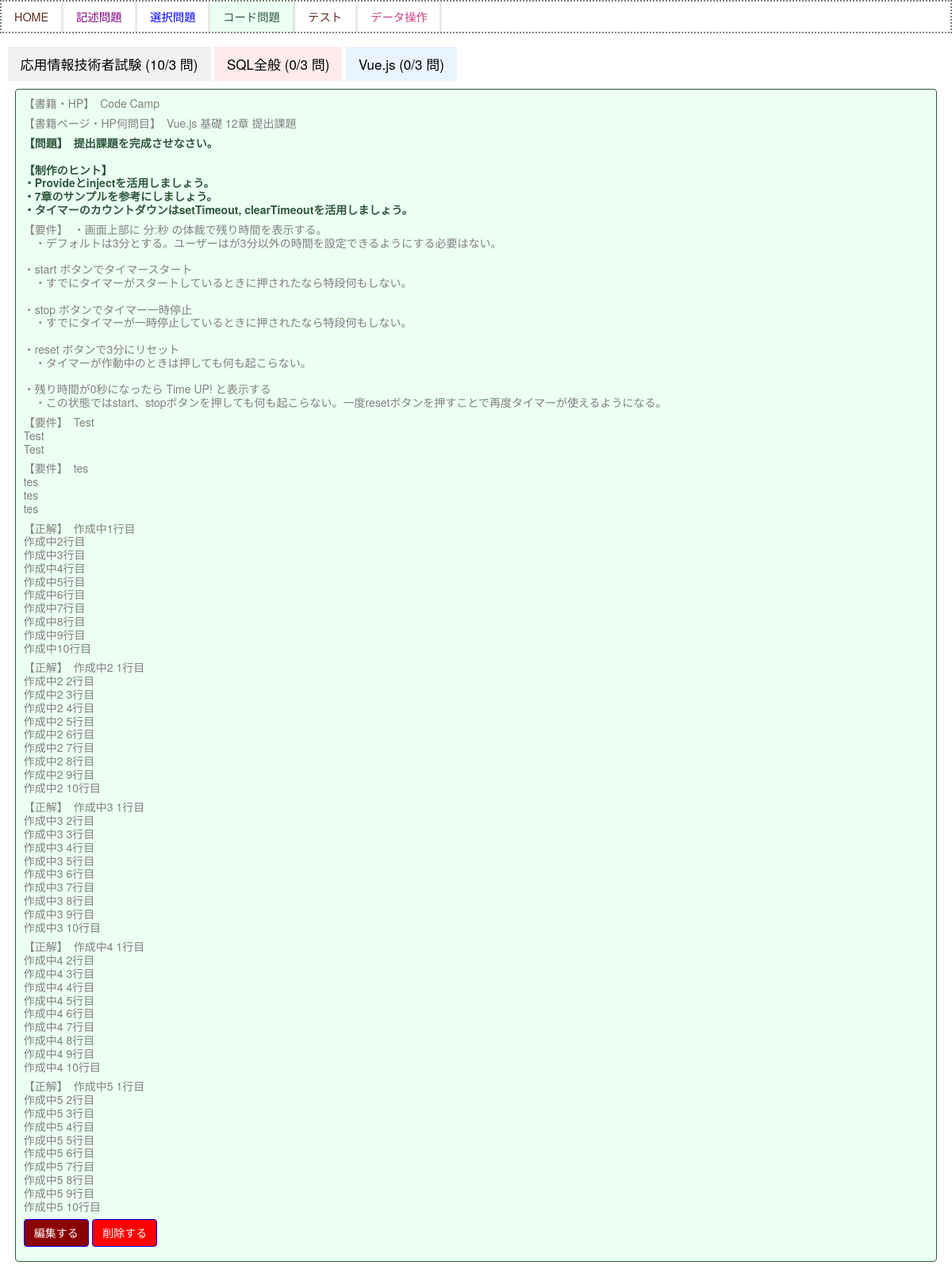
Screenshot of /codepractice/3/detail/ with the database file from the repository.
### sqlapp/models.py (models this page shows, shortened)
class Category(models.Model):
    name = models.CharField(max_length=100)

class Codepractice(models.Model):
    question1 = models.TextField(verbose_name="問題")
    question2 = models.TextField(verbose_name="問題", null=True, blank= True)
    question3 = models.TextField(verbose_name="問題", null=True, blank= True)
    req1 = models.TextField(verbose_name="要件", null=True, blank= True)
    req2 = models.TextField(verbose_name="要件", null=True, blank= True)
    req3 = models.TextField(verbose_name="要件", null=True, blank= True)
    answerTitle1 = models.CharField(verbose_name="モジュール名1", max_length=255)
    answerTitle2 = models.CharField(verbose_name="モジュール名2", max_length=255, null=True,  blank=True)
    answerTitle3 = models.CharField(verbose_name="モジュール名3", max_length=255, null=True,  blank=True)
    answerTitle4 = models.CharField(verbose_name="モジュール名4", max_length=255, null=True,  blank=True)
    answerTitle5 = models.CharField(verbose_name="モジュール名5", max_length=255, null=True,  blank=True)
    answerTitle6 = models.CharField(verbose_name="モジュール名6", max_length=255, null=True,  blank=True)
    answerTitle7 = models.CharField(verbose_name="モジュール名7", max_length=255, null=True,  blank=True)
    answer1 = models.TextField(verbose_name="正解コード1")
    answer2 = models.TextField(verbose_name="正解コード2", null=True, blank= True)
    answer3 = models.TextField(verbose_name="正解コード3", null=True, blank= True)
    answer4 = models.TextField(verbose_name="正解コード4", null=True, blank= True)
    answer5 = models.TextField(verbose_name="正解コード5", null=True, blank= True)
    answer6 = models.TextField(verbose_name="正解コード6", null=True, blank= True)
    answer7 = models.TextField(verbose_name="正解コード7", null=True, blank= True)
    thumbnailQ1 = models.ImageField(verbose_name="画像1 (問題用)", null=True, blank= True)
    thumbnailQ2 = models.ImageField(verbose_name="画像2 (問題用)", null=True, blank= True)
    thumbnailQ3 = models.ImageField(verbose_name="画像3 (問題用)", null=True, blank= True)
    thumbnailQ4 = models.ImageField(verbose_name="画像4 (問題用)", null=True, blank= True)
    thumbnailQ5 = models.ImageField(verbose_name="画像5 (問題用)", null=True, blank= True)
    thumbnailQ6 = models.ImageField(verbose_name="画像6 (問題用)", null=True, blank= True)
    thumbnailQ7 = models.ImageField(verbose_name="画像7 (問題用)", null=True, blank= True)
    thumbnailQ8 = models.ImageField(verbose_name="画像8 (問題用)", null=True, blank= True)
    thumbnailQ9 = models.ImageField(verbose_name="画像9 (問題用)", null=True, blank= True)
    thumbnailQ10 = models.ImageField(verbose_name="画像10 (問題用)", null=True, blank= True)
    thumbnailQ11 = models.ImageField(verbose_name="画像11 (問題用)", null=True, blank= True)
    thumbnailQ12 = models.ImageField(verbose_name="画像12 (問題用)", null=True, blank= True)
    thumbnailQ13 = models.ImageField(verbose_name="画像13 (問題用)", null=True, blank= True)
    thumbnailQ14 = models.ImageField(verbose_name="画像14 (問題用)", null=True, blank= True)
    thumbnailQ15 = models.ImageField(verbose_name="画像15 (問題用)", null=True, blank= True)
    thumbnailQ16 = models.ImageField(verbose_name="画像16 (問題用)", null=True, blank= True)
    thumbnailQ17 = models.ImageField(verbose_name="画像17 (問題用)", null=True, blank= True)
    thumbnailQ18 = models.ImageField(verbose_name="画像18 (問題用)", null=True, blank= True)
    thumbnailQ19 = models.ImageField(verbose_name="画像19 (問題用)", null=True, blank= True)
    thumbnailQ20 = models.ImageField(verbose_name="画像20 (問題用)", null=True, blank= True)
    thumbnailQ21 = models.ImageField(verbose_name="画像21 (問題用)", null=True, blank= True)
    thumbnailQ22 = models.ImageField(verbose_name="画像22 (問題用)", null=True, blank= True)
    thumbnailQ23 = models.ImageField(verbose_name="画像23 (問題用)", null=True, blank= True)
    thumbnailQ24 = models.ImageField(verbose_name="画像24 (問題用)", null=True, blank= True)
    thumbnailQ25 = models.ImageField(verbose_name="画像25 (問題用)", null=True, blank= True)
    thumbnailQ26 = models.ImageField(verbose_name="画像26 (問題用)", null=True, blank= True)
    thumbnailQ27 = models.ImageField(verbose_name="画像27 (問題用)", null=True, blank= True)
    thumbnailQ28 = models.ImageField(verbose_name="画像28 (問題用)", null=True, blank= True)
    thumbnailQ29 = models.ImageField(verbose_name="画像29 (問題用)", null=True, blank= True)
    thumbnailQ30 = models.ImageField(verbose_name="画像30 (問題用)", null=True, blank= True)
    explanation = models.TextField(verbose_name="解説", null=True,  blank=True)
    thumbnailA1 = models.ImageField(verbose_name="画像1 (正解用)", null=True, blank= True)
    thumbnailA2 = models.ImageField(verbose_name="画像2 (正解用)", null=True, blank= True)
    thumbnailA3 = models.ImageField(verbose_name="画像3 (正解用)", null=True, blank= True)
    thumbnailA4 = models.ImageField(verbose_name="画像4 (正解用)", null=True, blank= True)
    thumbnailA5 = models.ImageField(verbose_name="画像5 (正解用)", null=True, blank= True)
    created_at = models.DateTimeField(auto_now_add=True)
    category = models.ForeignKey(Category, on_delete=models.CASCADE,verbose_name="カテゴリ", null=True,  blank=True)
    shoseki = models.ForeignKey(Book, on_delete=models.CASCADE,verbose_name="書籍・HP", null=True, blank= True)
    shoseki_page = models.CharField(verbose_name="書籍ページ・HP何問目", max_length=255, null=True,  blank=True)
    """
    def __str__(self):
        return str(self.id)
        """

class Book(models.Model):
    name = models.CharField(max_length=100)
    def __str__(self):
        return self.name

### sqlapp/views.py (the view)
# urls.py: path('codepractice/<int:pk>/detail/', views.DetailCodepracticeView.as_view(), name='detail-codepractice'),
class DetailCodepracticeView(DetailView):
    object_list = Codepractice.objects.all()
    template_name = 'sqlapp/codepractice_detail.html'
    model = Codepractice
    def get_context_data(self, **kwargs):
        context = super().get_context_data(**kwargs)
        obj = self.object
        context['data'] = Codepractice.objects.all()
        context['range1_4'] = range(1, 4)
        context['range1_6'] = range(1, 6)
        context['range1_11'] = range(1, 11)
        questions = [getattr(obj, f'question{i}', None) for i in range(1, 4)]
        reqs = [getattr(obj, f'req{i}', None) for i in range(1, 4)]
        answers = [getattr(obj, f'answer{i}', None) for i in range(1, 6)]
        thumbnailsQ = [getattr(obj, f'thumbnailQ{i}', None) for i in range(1, 12)]
        thumbnailsQ = [getattr(obj, f'thumbnailA{i}', None) for i in range(1, 12)]
        context['questions'] = questions
        context['reqs'] = reqs
        context['answers'] = answers
        context['thumbnailsQ'] = thumbnailsQ
        context['thumbnailsQ'] = thumbnailsQ
        categories_data = get_categories_data()
        context['categories_data'] = categories_data
        categories = Category.objects.all()
        context['categories'] = categories
        return context

### sqlapp/templates/sqlapp/codepractice_detail.html (shortened to what this page needs)
{% extends 'baseCodepractice.html' %}
{% block content %}
{% include 'sqlapp/components/tab_content.html' %}
    <div class="p-4 m-4 bg-light border border-success rounded detailFont">
        {% if object.shoseki %}
        <h2 class="text-success detailShosekiColor">【書籍・HP】　{{ object.shoseki }}</h2>
        {% endif %}
        {% if object.shoseki_page %}
        <h2 class="text-success detailShosekiPageColor">【書籍ページ・HP何問目】　{{ object.shoseki_page }}</h2>
        {% endif %}
        {% for question in questions %}
            {% if question %}
                <h2 class="text-success detailMondaiColor">【問題】　{{ question|linebreaksbr }}</h2>
            {% endif %}
        {% endfor %}
        {% for req in reqs %}
            {% if req %}
                <h2 class="text-success detailThumbnailColor">【要件】　{{ req|linebreaksbr }}</h2>
            {% endif %}
        {% endfor %}
        {% for answer in answers %}
            {% if answer %}
                <h2 class="text-success detailThumbnailColor">【正解】　{{ answer|linebreaksbr }}</h2>
            {% endif %}
        {% endfor %}
        <a href="{% url 'update-codepractice' object.pk %}" class="btn btn-primary">編集する</a>
        <a href="{% url 'delete-codepractice' object.pk %}" class="btn btn-primary btn-delete">削除する</a>
    </div>
{% endblock %}

### sqlapp/templates/sqlapp/components/tab_content.html (shortened to what this page needs)
<div class="tab">
    {% for item in categories_data %}
    <button class="tablinks tab{{ forloop.counter }}" onclick="openTab(event, 'Tab{{ item.category.id }}')">
        {{ item.category.name }} ({{ item.today_count }}/{{ item.target_count }} 問)
    </button>
    {% endfor %}
</div>

### sqlapp/static/sqlapp/css/style.css (style rules this page uses)
body { font-family: 'Hannotate SC','HanziPen SC','Avenir','Helvetica Neue','Helvetica','Arial','Hiragino Sans','ヒラギノ角ゴシック',YuGothic,'Yu Gothic','メイリオ', Meiryo,'ＭＳ Ｐゴシック','MS PGothic' !important; }
a { text-decoration: none; }
body { background-color:rgba(249, 235, 235, 0.8); background-color: white ; background-blend-mode: lighten; }
.bg-light { --bs-bg-opacity: 0 !important; }
.m-4 { margin: 0.6rem !important; }
.btn-primary { color: #fff; background-color:darkred !important; border-color: blue !important; }
.btn-delete { background-color:red !important; }
.h2, h2 { font-size: 12pt !important; }
.detailMondaiColor { color: black !important; }
.detailThumbnailColor { color: maroon !important; }
.detailShosekiColor { color: grey !important; }
.detailShosekiPageColor { color: grey !important; }
body, html, main { height: 100%; margin: auto 0; font-family: 'Hannotate SC','HanziPen SC','Avenir','Helvetica Neue','Helvetica','Arial','Hiragino Sans','ヒラギノ角ゴシック',YuGothic,'Yu Gothic','メイリオ', Meiryo,'ＭＳ Ｐゴシック','MS PGothic'; }
.p-4 { line-height: 15px !important; }
.detailFont h2, .detailFont a { font-size: 14px !important; }
.detailFont { border-color: rgba(220, 220, 220, 1) !important; background-color: rgba(240, 240, 240, 1) !important; }
.border-success { border-color: rgba(100, 100, 100, 1) !important; }
.tab button { background-color: inherit; border: none; outline: none; cursor: pointer; padding: 14px 16px; transition: 0.3s; font-size: 17px; display: inline-block; }
.tab button.tab1 { background-color: #f1f1f1; }
.tab button.tab2 { background-color: #ffebeb; }
.tab button.tab3 { background-color: #e8f4ff; }

### sqlapp/static/sqlapp/css/styleCodepractice.css (style rules this page uses)
body { font-family: 'Hannotate SC','HanziPen SC','Avenir','Helvetica Neue','Helvetica','Arial','Hiragino Sans','ヒラギノ角ゴシック',YuGothic,'Yu Gothic','メイリオ', Meiryo,'ＭＳ Ｐゴシック','MS PGothic' !important; }
body { background-color:rgba(249, 235, 235, 0.8); background-color: white ; background-blend-mode: lighten; }
.bg-light { --bs-bg-opacity: 0 !important; }
.p-4 { padding: 0.6rem !important; }
.m-4 { margin: 0.6rem !important; }
.h2, h2 { font-size: 12pt !important; }
.m-4 { background-color: #ebfff3 !important; color: #30583B; border-style:solid !important; border-color: #30583B !important; }
.detailMondaiColor { color: #30583B !important; font-weight: bold; }
.detailThumbnailColor { color: grey !important; }
.detailShosekiColor { color: grey !important; }
body, html, main { height: 100%; margin: auto 0; font-family: 'Hannotate SC','HanziPen SC','Avenir','Helvetica Neue','Helvetica','Arial','Hiragino Sans','ヒラギノ角ゴシック',YuGothic,'Yu Gothic','メイリオ', Meiryo,'ＭＳ Ｐゴシック','MS PGothic'; }

### rows the page displays
Category: category.name "応用情報技術者試験", today_count "10", target_count "3"
Category: category.name "SQL全般", today_count "0", target_count "3"
Category: category.name "Vue.js", today_count "0", target_count "3"
Codepractice: shoseki "Code Camp", shoseki_page "Vue.js 基礎 12章 提出課題", questions "提出課題を完成させなさい。 【制作のヒント】 ・Provideとinjectを活用しましょう。 ・7章のサンプルを参考にしましょう。 ・タイマーのカウントダウンはsetTimeout, clearTimeoutを活用しましょう。", reqs "・画面上部に 分:秒 の体裁で残り時間を表示する。 ・デフォルトは3分とする。ユーザーはが3分以外の時間を設定できるようにする必要はない。 ・start ボタンでタイマースタート ・すでにタイマーがスタートしているときに押されたなら特段何もしない。 ・stop ボタンでタイマー一時停止 ・すでにタイマーが一時停止しているときに押されたなら特段何もしない。 ・reset ボタンで3分にリセット ・タイマーが作動中のときは押しても何も起こらない。 ・残り時間が0秒になったら Time UP! と表示する ・この状態ではstart、stopボタンを押しても何も起こらない。一度resetボタンを押すことで再度タイマーが使えるようになる。" "Test Test Test" "tes tes tes tes", answers "作成中1行目 作成中2行目 作成中3行目 作成中4行目 作成中5行目 作成中6行目 作成中7行目 作成中8行目 作成中9行目 作成中10行目" "作成中2 1行目 作成中2 2行目 作成中2 3行目 作成中2 4行目 作成中2 5行目 作成中2 6行目 作成中2 7行目 作成中2 8行目 作成中2 9行目 作成中2 10行目" "作成中3 1行目 作成中3 2行目 作成中3 3行目 作成中3 4行目 作成中3 5行目 作成中3 6行目 作成中3 7行目 作成中3 8行目 作成中3 9行目 作成中3 10行目" "作成中4 1行目 作成中4 2行目 作成中4 3行目 作成中4 4行目 作成中4 5行目 作成中4 6行目 作成中4 7行目 作成中4 8行目 作成中4 9行目 作成中4 10行目" "作成中5 1行目 作成中5 2行目 作成中5 3行目 作成中5 4行目 作成中5 5行目 作成中5 6行目 作成中5 7行目 作成中5 8行目 作成中5 9行目 作成中5 10行目"
